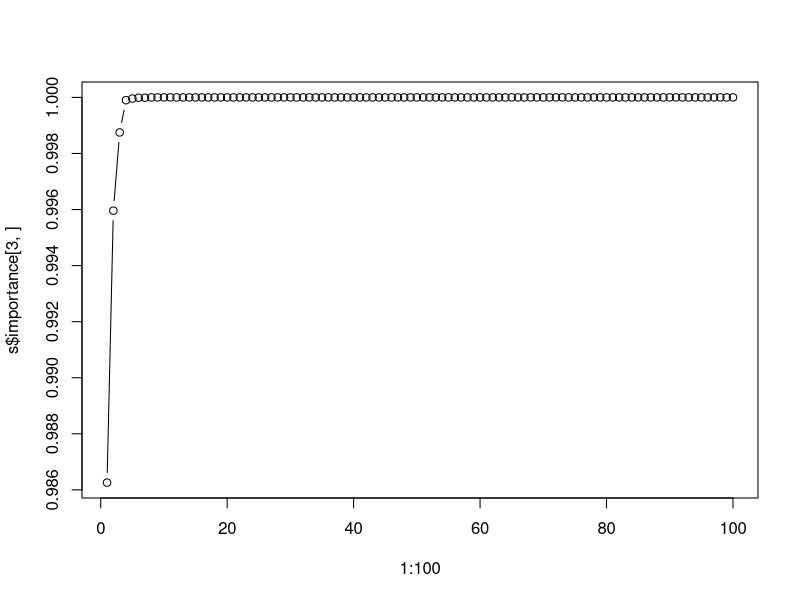

The R source for this figure: (Note: this script raises an error after producing the figure.)
## ---- chunk 1
library(caret)
data(tecator)
## ---- chunk 2
library(pls)
pca.fit <- prcomp(absorp, center = TRUE, scale = TRUE)
s <- summary(pca.fit)
s
plot(1:100, s$importance[3,], type = "b")
## ---- chunk 3
model_data <- data.frame(absorp,endpoints[,2])
colnames(model_data) <- c(names(model_data[,1:100]), "Y")

set.seed(123)
data_split <- createDataPartition(y = model_data$Y, p = 0.7,
                              list = FALSE)
data.train <- model_data[data_split,]
data.test <- model_data[-data_split,]
## ---- chunk 4
set.seed(123)
ctrl <- trainControl(method = "cv", number = 10) #set for 10 fold cross validation

lm.fit <- train(Y ~., 
                   data = data.train, 
                   method = "lm", 
                   trControl = ctrl, 
                   preProc = c("center", "scale"), 
                   tuneLength = 20)

pls.fit <- train(Y ~., 
                   data = data.train, 
                   method = "pls", 
                   trControl = ctrl, 
                   preProc = c("center", "scale"), 
                   tuneLength = 20)

ridge.fit <- train(Y ~., 
                   data = data.train, 
                   method = "ridge", 
                   trControl = ctrl, 
                   preProc = c("center", "scale"), 
                   tuneLength = 20)

lasso.fit <- train(Y ~., 
                   data = data.train, 
                   method = "lasso", 
                   trControl = ctrl, 
                   preProc = c("center", "scale"), 
                   tuneLength = 20) 

enet.fit <- train(Y ~., 
                  data = data.train, 
                  method = "enet", 
                  trControl = ctrl, 
                  preProc = c("center", "scale"), 
                  tuneLength = 20) 


## ---- chunk 5
suppressMessages(library(gridExtra))
#g1 <- ggplot(lm.fit)
g2 <- ggplot(pls.fit)
g3 <- ggplot(ridge.fit)
g4 <- ggplot(lasso.fit)
g5 <- ggplot(enet.fit)
suppressMessages(grid.arrange(g2, g3, g4, g5, ncol = 5))
## ---- chunk 6
pred.lm <- predict(lm.fit, data.test)
pred.pls <- predict(pls.fit, data.test)
pred.ridge <- predict(ridge.fit, data.test)
pred.lasso <- predict(lasso.fit, data.test)
pred.enet <- predict(enet.fit, data.test)
## ---- chunk 7
Lm.RMSE <- RMSE(pred.lm, data.test$Y)
PLS.RMSE <- RMSE(pred.pls, data.test$Y)
Ridge.RMSE <- RMSE(pred.ridge, data.test$Y)
Lasso.RMSE <- RMSE(pred.lasso, data.test$Y) 
Enet.RMSE <- RMSE(pred.enet, data.test$Y) 


values <- cbind(Lm.RMSE, PLS.RMSE, 
           Ridge.RMSE, Lasso.RMSE, Enet.RMSE); rownames(c) <- "RMSE"
knitr::kable(round(values, digits = 3))
